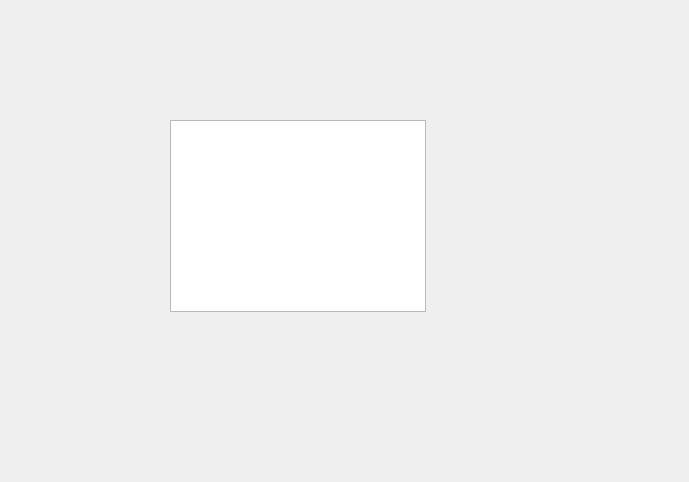
<?xml version="1.0" encoding="UTF-8"?>
<ui version="4.0">
 <class>Widget</class>
 <widget class="QWidget" name="Widget">
  <property name="geometry">
   <rect>
    <x>0</x>
    <y>0</y>
    <width>689</width>
    <height>482</height>
   </rect>
  </property>
  <property name="windowTitle">
   <string>Widget</string>
  </property>
  <widget class="QListWidget" name="listWidget">
   <property name="geometry">
    <rect>
     <x>170</x>
     <y>120</y>
     <width>256</width>
     <height>192</height>
    </rect>
   </property>
  </widget>
 </widget>
 <layoutdefault spacing="6" margin="11"/>
 <resources/>
 <connections/>
</ui>
